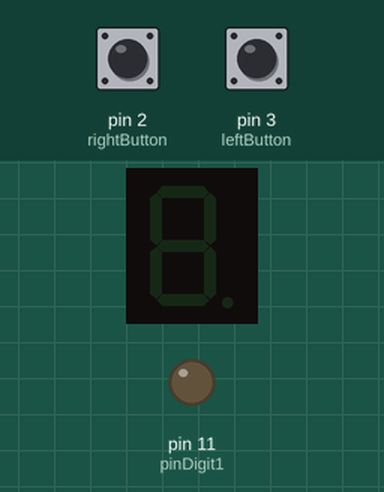
A sketch run on a simulated Arduino Uno, built with avr-gcc and run on an emulated ATmega328P. Shown: 1-digit seven-segment display, output pins drawn as LEDs (lit = HIGH). Wiring (inferred from the names in the program): 1-digit 7-segment display, segments lit when HIGH: segments pin 4, pin 5, pin 6, pin 7, pin 8, pin 9, pin 10. Inputs (shaded band) come from the test bench; at power-on: pin 2 (rightButton) LOW, pin 3 (leftButton) LOW. The segment pins are drawn as the display they are named for; pins used as bus, display or sensor lines are not drawn.

Above: at 1.2 s.
1.3 s: pin 2 (rightButton) pulled HIGH for 0.15 s
At 1.7 s:
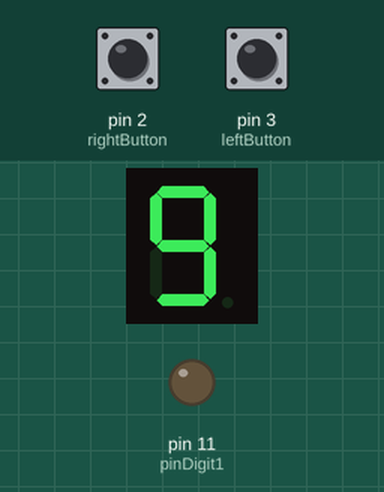
4.3 s: pin 2 (rightButton) pulled HIGH for 3.2 s
At 7.2 s:
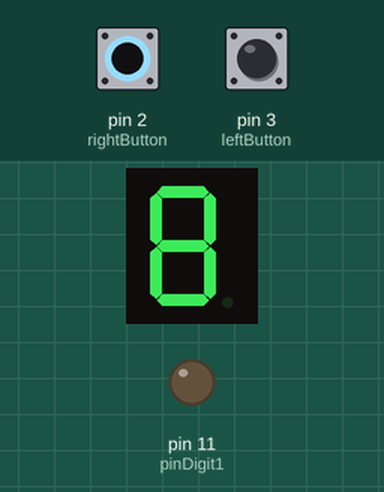
9.0 s: pin 3 (leftButton) pulled HIGH for 3.2 s
At 14.2 s:
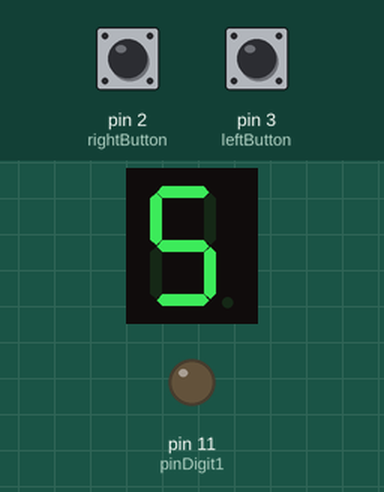
Timing chart, 0 to 15.7 s (numbered marks = the images above; inputs shaded):
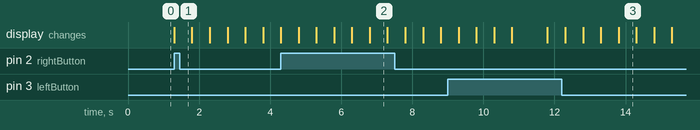

The sketch:

lab2.ino
```cpp
// Definition of the pins to be used.
const int rightButton = 2;
const int leftButton = 3;
const int pinA = 4;
const int pinB = 5;
const int pinC = 6;
const int pinD = 7;
const int pinE = 8;
const int pinF = 9;
const int pinG = 10;
const int pinDigit1 = 11;

void setup() {
  // Setting the pins of the display in output mode.
  pinMode(pinA, OUTPUT);
  pinMode(pinB, OUTPUT);
  pinMode(pinC, OUTPUT);
  pinMode(pinD, OUTPUT);
  pinMode(pinE, OUTPUT);
  pinMode(pinF, OUTPUT);
  pinMode(pinG, OUTPUT);
  pinMode(pinDigit1, OUTPUT);
  Serial.begin(9600);
}

void showNumber(int num) {
  // Table to show the numbers in the 7 segments display.
  // Each element of the array corresponds to pins A, B, C, D, E, F, and G, respectively.
  int tabla[10][7] = {
    {1, 1, 1, 1, 1, 1, 0}, // 0
    {0, 1, 1, 0, 0, 0, 0}, // 1
    {1, 1, 0, 1, 1, 0, 1}, // 2
    {1, 1, 1, 1, 0, 0, 1}, // 3
    {0, 1, 1, 0, 0, 1, 1}, // 4
    {1, 0, 1, 1, 0, 1, 1}, // 5
    {1, 0, 1, 1, 1, 1, 1}, // 6
    {1, 1, 1, 0, 0, 0, 0}, // 7
    {1, 1, 1, 1, 1, 1, 1}, // 8
    {1, 1, 1, 1, 0, 1, 1}  // 9
  };

  if (num >= 0 && num <= 9) {
    digitalWrite(pinA, tabla[num][0]);
    digitalWrite(pinB, tabla[num][1]);
    digitalWrite(pinC, tabla[num][2]);
    digitalWrite(pinD, tabla[num][3]);
    digitalWrite(pinE, tabla[num][4]);
    digitalWrite(pinF, tabla[num][5]);
    digitalWrite(pinG, tabla[num][6]);
  }
}

void loop() {
  // Check the left button status.
  if (digitalRead(leftButton) == HIGH) {
    for (int i = 0; i < 10; i++) {
      showNumber(i);
      delay(500); //delay to avoid wrong readings.
    }
  }

  // Check the right button status.
  if (digitalRead(rightButton) == HIGH) {
    for (int i = 9; i >= 0; i--) {
      showNumber(i);
      delay(500); //delay to avoid wrong readings.
    }
  }

  // Check if a number has been received from the serial monitor.
  if (Serial.available() > 0) {
    int number = Serial.parseInt();
    // Verify that the number is a single digit.
    if (number >= 0 && number <= 9) {
      showNumber(number);
    }
  }
}
```

Measured:
- after the input at 1.3 s, the display: changes at once (image 1)
- what the display in image 2 shows lasts 0.5 s, from 6.8 s to 7.3 s
